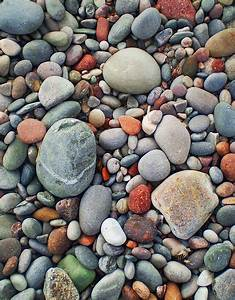
#> input picture Exercise1/pebbles.jpg, 235 x 300 px, found by its file name
$ python laws.py
#> lines starting #> are read from the running program, lines starting #| are printed output that depends on the picture; long printed decimals are rounded
import numpy as np
import cv2
from matplotlib import pyplot as plt
from scipy import signal as sg

# 이미지 읽기
image = cv2.imread('/Users/kok_ksy/Documents/GitHub/CV_example/Exercise1/pebbles.jpg')
#> image is the input picture: shape (300, 235, 3); mean B, G, R 111.8, 116.1, 121.4
image2 = cv2.cvtColor(image, cv2.COLOR_BGR2RGB)
gray = cv2.cvtColor(image, cv2.COLOR_BGR2GRAY)
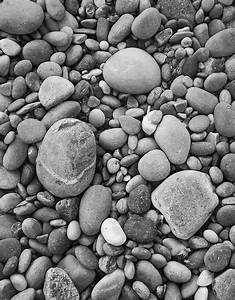
#> gray: shape (300, 235); min 0, max 255, mean 117.2
(rows, cols) = gray.shape[:2]
#> rows = 300; cols = 235

# 이미지 전처리
smooth_kernel = (1/25)*np.ones((5,5))
gray_smooth = sg.convolve(gray, smooth_kernel, "same")
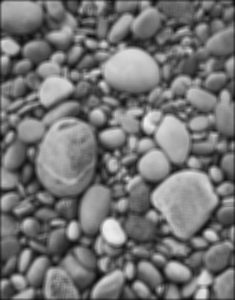
#> gray_smooth: shape (300, 235) float64; min 10.92, max 238.3, mean 116.2
gray_processed = np.abs(gray - gray_smooth)
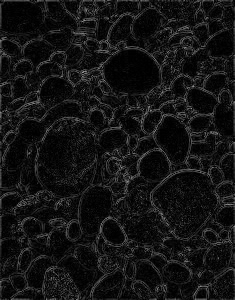
#> gray_processed: shape (300, 235) float64; min 0, max 157.4, mean 20.1

# 전처리된 이미지 시각화
plt.figure('Image pre-processing')
plt.subplot(221)
plt.title('Image')
plt.imshow(image2)
plt.subplot(222)
plt.title('Gray')
plt.imshow(gray, 'gray')
plt.subplot(223)
plt.title('Smoothing')
plt.imshow(gray_smooth, 'gray')
plt.subplot(224)
plt.title('Subtract smoothing')
plt.imshow(gray_processed, 'gray')

# Law's Texture filter
filter_vectors = np.array([[1, 4, 6, 4, 1],         # L5
                            [-1, -2, 0, 2, 1],      # E5
                            [-1, 0, 2, 0, 1],       # S5
                            [1, -4, 6, -4, 1]])     # R5

filters = list()
for i in range(4):
    for j in range(4):
        filters.append(np.matmul(filter_vectors[i][:].reshape(5,1), filter_vectors[j][:].reshape(1,5)))


# Convolution 연산 및 convmap 조합
conv_maps = np.zeros((rows, cols, 16))
for i in range(len(filters)):
    conv_maps[:, :, i] = sg.convolve(gray_processed, filters[i], 'same')


# 9+1개 중요한 texture map 계산
texture_maps = list()
texture_maps.append((conv_maps[:,:,1]+conv_maps[:,:,4])//2)
texture_maps.append((conv_maps[:,:,2]+conv_maps[:,:,8])//2)
texture_maps.append((conv_maps[:,:,3]+conv_maps[:,:,12])//2)
texture_maps.append((conv_maps[:,:,7]+conv_maps[:,:,13])//2)
texture_maps.append((conv_maps[:,:,6]+conv_maps[:,:,9])//2)
texture_maps.append((conv_maps[:,:,11]+conv_maps[:,:,14])//2)
texture_maps.append(conv_maps[:,:,10])
texture_maps.append(conv_maps[:,:,5])
texture_maps.append(conv_maps[:,:,15])
texture_maps.append(conv_maps[:,:,0])

# Law's texture energy 계산
TEM = list()
for i in range(9):
    TEM.append(np.abs(texture_maps[i]).sum() / np.abs(texture_maps[9]).sum())
#> after the loop, TEM = [0.0702, 0.127, 0.107, 0.0373, 0.0156, 0.0316, 0.0197, 0.025, 0.109]

print(TEM)
#| [0.07019, 0.1266, 0.1069, 0.03731, 0.01562, 0.03159, 0.0197, 0.02501, 0.1094]


# 결과 시각화
def norm(ar):
    """Convolution된 이미지를 0~255로 정규화"""
    return 255.*np.absolute(ar)/np.max(ar)

plt.figure('Texture Maps')
plt.subplot(331)
plt.title('L5E5 / E5L5')
plt.imshow(norm(texture_maps[0]), 'gray')

plt.subplot(332)
plt.title('L5S5 / S5L5')
plt.imshow(norm(texture_maps[1]), 'gray')

plt.subplot(333)
plt.title('L5R5 / R5L5')
plt.imshow(norm(texture_maps[2]), 'gray')

plt.subplot(334)
plt.title('E5R5 / R5E5')
plt.imshow(norm(texture_maps[3]), 'gray')

plt.subplot(335)
plt.title('E5S5 / S5E5')
plt.imshow(norm(texture_maps[4]), 'gray')

plt.subplot(336)
plt.title('S5R5 / R5S5')
plt.imshow(norm(texture_maps[5]), 'gray')
#> in norm (call 6), `return 255.*np.absolute(ar)/np.max(ar)`:
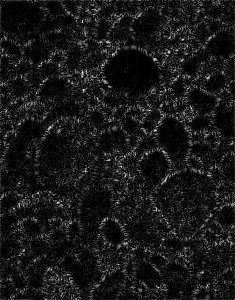
#> returned value: shape (300, 235) float64; min 0, max 255, mean 25.1

plt.subplot(337)
plt.title('S5S5')
plt.imshow(norm(texture_maps[6]), 'gray')
#> in norm (call 7), `return 255.*np.absolute(ar)/np.max(ar)`:
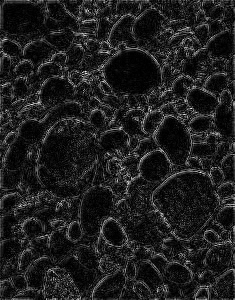
#> returned value: shape (300, 235) float64; min 0, max 255, mean 31

plt.subplot(338)
plt.title('E5E5')
plt.imshow(norm(texture_maps[7]), 'gray')
#> in norm (call 8), `return 255.*np.absolute(ar)/np.max(ar)`:
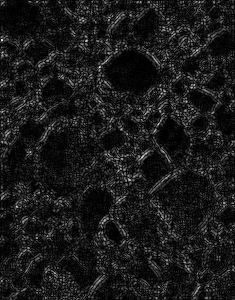
#> returned value: shape (300, 235) float64; min 2.43e-14, max 323.5, mean 33.9; drawn with min black and max white

plt.subplot(339)
plt.title('R5R5')
plt.imshow(norm(texture_maps[8]), 'gray')
#> in norm (call 9), `return 255.*np.absolute(ar)/np.max(ar)`:
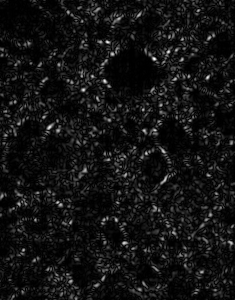
#> returned value: shape (300, 235) float64; min 3e-14, max 255, mean 19.1

plt.show()

$ run again, with Exercise1/building.jpg copied over Exercise1/pebbles.jpg
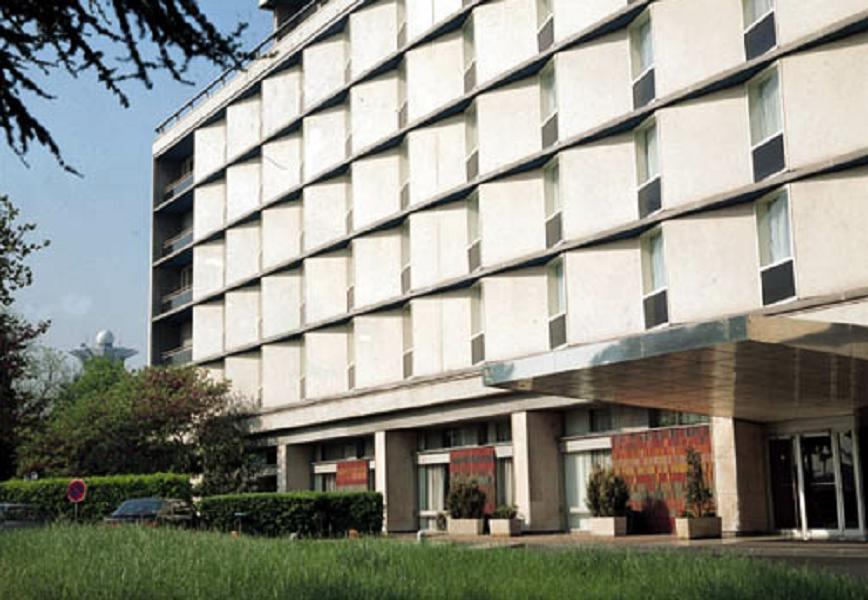
#> input picture Exercise1/building.jpg, 868 x 600 px, found by its file name
#> image is the input picture: shape (600, 868, 3); mean B, G, R 133.7, 143.6, 142.9
#> `gray_processed = np.abs(gray - gray_smooth)`:
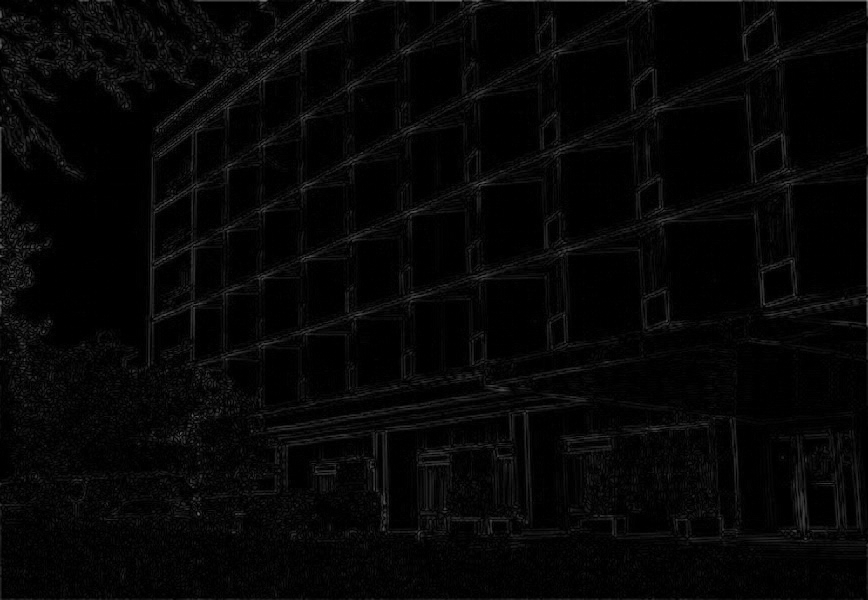
#> gray_processed: shape (600, 868) float64; min 0, max 144.5, mean 6.6
#> after the loop `for i in range(9):`: TEM = [0.0724, 0.127, 0.0961, 0.0217, 0.0144, 0.0186, 0.019, 0.0228, 0.0364]
#| [0.07242, 0.127, 0.09609, 0.02173, 0.01436, 0.01855, 0.019, 0.02282, 0.03639]
#> in norm (call 8), `return 255.*np.absolute(ar)/np.max(ar)`:
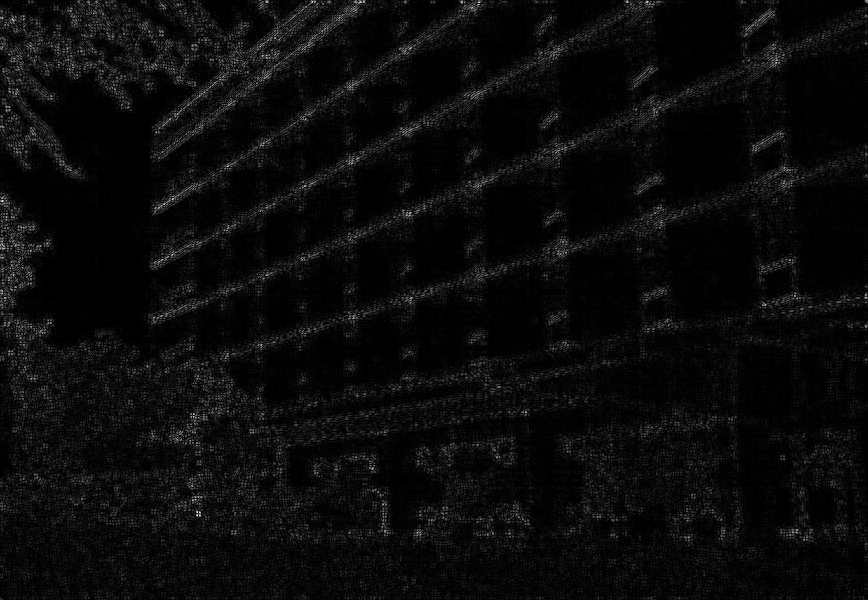
#> returned value: shape (600, 868) float64; min 0, max 280.5, mean 12.2; drawn with min black and max white
